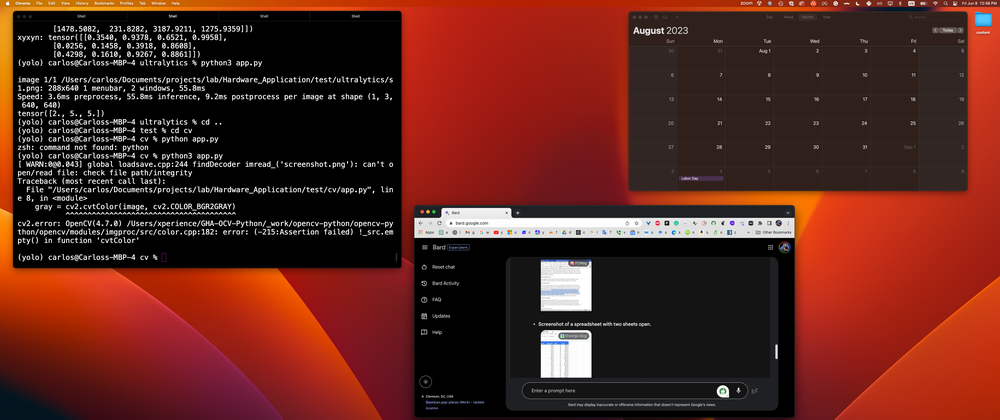
#> input picture test/cv/screenshot.png, 1000 x 420 px, shrunk from 3432 x 1440 before the run; the run also reads 2 pictures not shown here
$ python app2.py
#> lines starting #> are read from the running program, lines starting #| are printed output that depends on the picture; after the words box and inside, x2 and y2 are one past the last pixel; in counts of white or black regions, pixels touching at a corner belong together
import cv2
import numpy as np

# Load the image and the templates
image = cv2.imread('screenshot.png')
#> image is the input picture: shape (420, 1000, 3); mean B, G, R 29.3, 37.6, 90.9
template_inactive = cv2.imread('template_inactive.png', cv2.IMREAD_COLOR)
template_active = cv2.imread('template_active.png', cv2.IMREAD_COLOR)

# Check if the image and templates have been correctly loaded
if image is None:
    print("Could not open or find the image")
elif template_inactive is None:
    print("Could not open or find the inactive template")
elif template_active is None:
    print("Could not open or find the active template")
else:
    # Convert to grayscale
    gray = cv2.cvtColor(image, cv2.COLOR_BGR2GRAY)
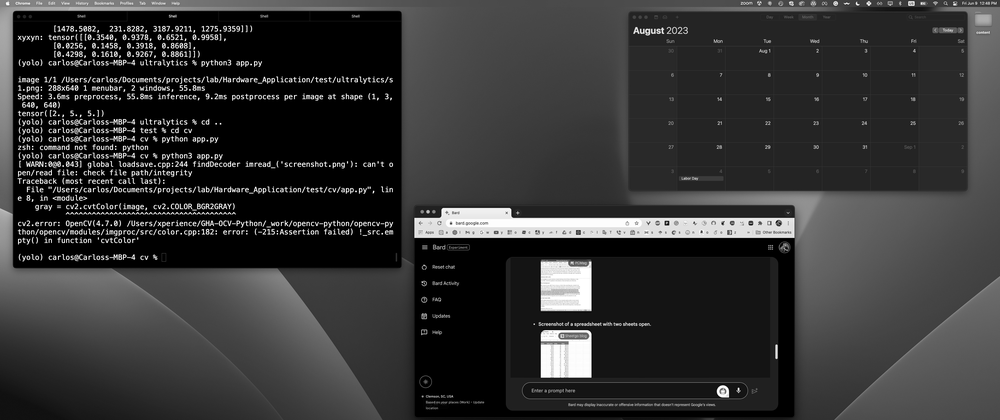
#> gray: shape (420, 1000); min 0, max 255, mean 52.6

    # Apply Canny edge detection
    edges = cv2.Canny(gray, 50, 200)
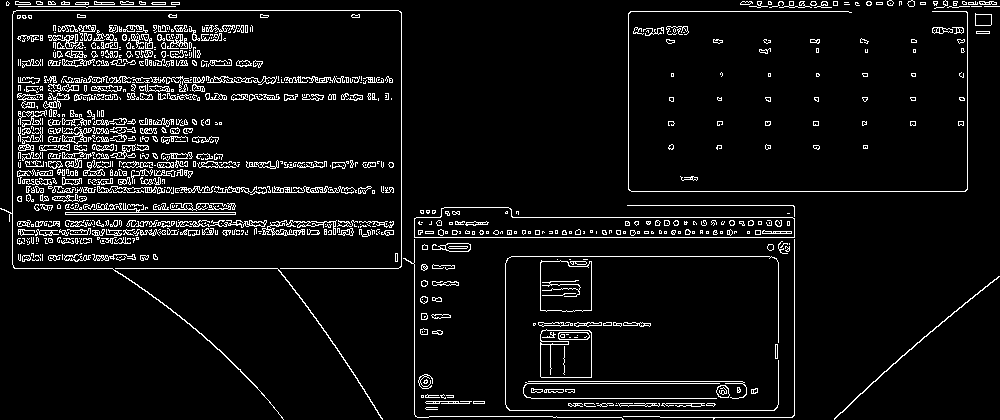
#> edges: shape (420, 1000); 6.4% white in thin lines or dots

    # Find contours
    contours, _ = cv2.findContours(edges.copy(), cv2.RETR_TREE, cv2.CHAIN_APPROX_SIMPLE)
#> contours = 1708 contours, 1412 with area under 20; largest, box (x1, y1, x2, y2) and area: (414, 207, 795, 238) 8296, (414, 207, 795, 238) 8288, (540, 260, 592, 312) 2414, (540, 260, 592, 312) 2406, (540, 329, 592, 378) 2390

    for cnt in contours:
        # Get approximate polygon
        epsilon = 0.02 * cv2.arcLength(cnt, True)
        approx = cv2.approxPolyDP(cnt, epsilon, True)

        if len(approx) == 4:  # If the contour has four points, it might be a window
            x, y, w, h = cv2.boundingRect(approx)

            # Check if the rectangle is larger than 2x the inactive template image
            if w > 2*template_inactive.shape[1] and h > 2*template_inactive.shape[0]:
                roi = image[y:y+h, x:x+w]  # Region of Interest where we'll look for the templates

                # Apply template Matching for the inactive template
                res_inactive = cv2.matchTemplate(roi, template_inactive, cv2.TM_CCOEFF_NORMED)
                threshold = 0.8

                # If a match is found, draw a bounding box and add a label
                if np.any(res_inactive >= threshold):
                    cv2.rectangle(image, (x, y), (x + w, y + h), (0, 255, 0), 2)
                    cv2.putText(image, 'INACTIVE_WINDOW', (x, y-10), cv2.FONT_HERSHEY_SIMPLEX, 0.9, (36,255,12), 2)

                # Apply template Matching for the active template
                res_active = cv2.matchTemplate(roi, template_active, cv2.TM_CCOEFF_NORMED)

                # If a match is found, draw a bounding box and add a label
                if np.any(res_active >= threshold):
                    cv2.rectangle(image, (x, y), (x + w, y + h), (0, 0, 255), 2)
                    cv2.putText(image, 'ACTIVE_WINDOW', (x, y-10), cv2.FONT_HERSHEY_SIMPLEX, 0.9, (36,255,12), 2)
#> this loop made 1708 passes
#> (epsilon, approx, x, y, w, h) on passes 1, 8, 12, 17, 19, 23, 26, 29, 30: (0.993, [[425, 408], [437, 407], [425, 408], [437, 409]], 425, 407, 13, 3), (0.113, [[652, 404], [653, 403], [654, 404], [653, 405]], 652, 403, 3, 3), (0.113, [[599, 405], [600, 404], [601, 405], [600, 406]], 599, 404, 3, 3), (0.113, [[575, 404], [576, 403], [577, 404], [576, 405]], 575, 403, 3, 3), (0.52, [[473, 401], [473, 403], [484, 403], [484, 401]], 473, 401, 12, 3), (0.113, [[453, 402], [454, 401], [455, 402], [454, 403]], 453, 401, 3, 3), (0.113, [[433, 402], [434, 401], [435, 402], [434, 403]], 433, 401, 3, 3), (0.16, [[421, 395], [421, 397], [423, 397], [423, 395]], 421, 395, 3, 3), (0.113, [[421, 396], [422, 395], [423, 396], [422, 397]], 421, 395, 3, 3)
#> (epsilon, x, y, w, h) on passes 64, 65, 72, 83, 93, 94: (3.89, 541, 330, 51, 48), (1.2, 540, 341, 29, 4), (0.0966, 584, 336, 3, 2), (0.113, 533, 323, 3, 3), (1.27, 574, 322, 28, 5), (0.113, 584, 323, 3, 3)
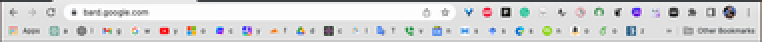
#> roi: shape (21, 381, 3) (shown 2 times larger); mean B, G, R 214.2, 213.4, 213

    cv2.imshow('Detected',image)
    cv2.waitKey(0)
    cv2.destroyAllWindows()
